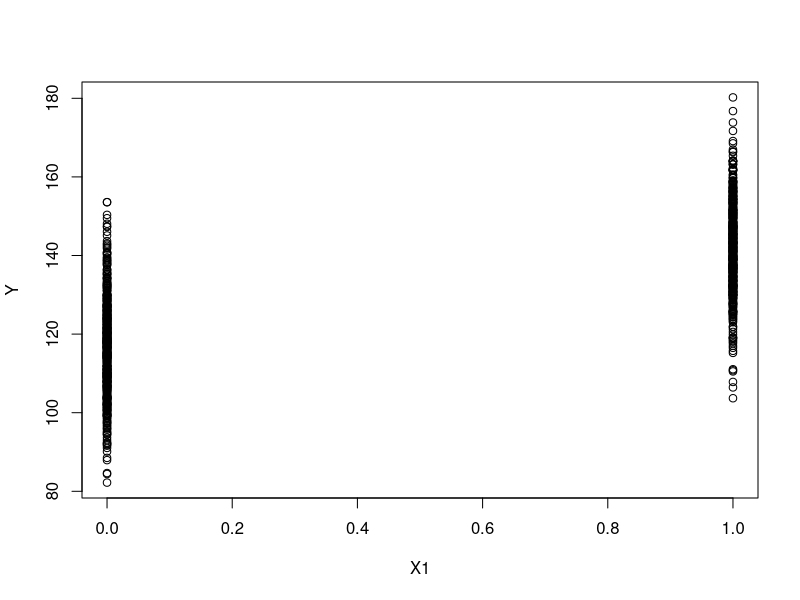
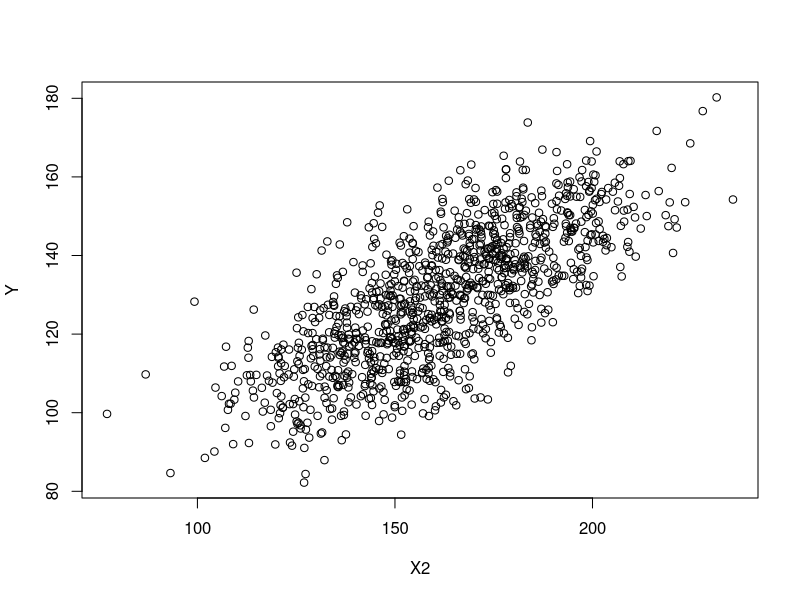

These figures' R source, in order: (Note: this script raises an error after producing the figures.)
# CS 571, Duke University, Fall 2013
# Matt Dickenson - mcd31
# Homework 3

setwd('~/github/cs571/homework/hw3')
lindata = read.table("HW3_linear_regression.txt", header=TRUE)
dim(lindata)
head(lindata)

logdata = read.table("HW3_logistic_regression.txt", header=TRUE)
dim(logdata)
head(logdata)

# Problem 1
# A 
X = as.matrix(lindata[1:1000 , 1:2])
X = cbind(1, X)
Y = as.matrix(lindata[1:1000 , 3])
X.prime.X = t(X) %*% X
X.prime.X.inverse = solve(X.prime.X)
X.prime.Y = t(X) %*% Y
beta.hat = X.prime.X.inverse %*% X.prime.Y
beta.hat #=> 69.942167, 15.119109, 0.321028

# B
linreg = function(X, Y){
	RSS = function(b, x, y){
		residuals = y - (x %*% b )
		sq.resid = residuals^2
		rss = sum(sq.resid)
		return(rss)
	}
	results = optim(rep(0, ncol(X)), RSS,
		hessian=TRUE, method="BFGS", x=X, y=Y)
	list(beta=results$par, 
		vcov=solve(results$hessian),
		converged=results$convergence==0)
}
model = linreg(X, Y)
model$beta #=> 69.942167, 15.119109, 0.321028

# C 
ridgereg = function(X, Y, sigma.sq=1, tau.sq=1){
	lambda = sigma.sq / tau.sq 
	D = ncol(X)
	lambda.id = lambda * diag(D)
	X.prime.X = t(X) %*% X
	lambda.X.prime.X.inverse = solve(lambda.id + X.prime.X)
	X.prime.Y = t(X) %*% Y
	beta.hat = lambda.X.prime.X.inverse %*% X.prime.Y
	return(beta.hat)
}
beta.ridge = ridgereg(X, Y)
beta.ridge #=> 65.9129285, 14.3521921, 0.3478858

# D 
# a
y.hat = X %*% beta.hat
RSSa = sum((Y - y.hat)^2)
RSSa #=> 98729.33
# b 
model.yhat = X %*% model$beta
RSSb = sum((Y - model.yhat)^2)
RSSb #=> 98729.33
# c
ridge.yhat = X %*% beta.ridge
RSSc = sum((Y - ridge.yhat)^2)
RSSc #=> 99005.91

# E
X.test = as.matrix(lindata[1001:1100 , 1:2])
X.test = cbind(1, X.test)
Y.test = as.matrix(lindata[1001:1100 , 3])
# a
y.hat = X.test %*% beta.hat
RSSa = sum((Y.test - y.hat)^2)
RSSa #=> 11573.24
# b 
model.yhat = X.test %*% model$beta
RSSb = sum((Y.test - model.yhat)^2)
RSSb #=> 11573.24
# c
ridge.yhat = X.test %*% beta.ridge
RSSc = sum((Y.test - ridge.yhat)^2)
RSSc #=> 11523.47

# F 
X.hypo = matrix(c(1,1,135), nrow=1)
est1 = X.hypo %*% beta.hat
est1
est2 = X.hypo %*% model$beta
est2
est3 = X.hypo %*% beta.ridge
est3

# G 
X1 = as.matrix(lindata[1:1100 , 1])
X2 = as.matrix(lindata[1:1100, 2])
Y = as.matrix(lindata[1:1100 , 3])
plot(X1, Y)
plot(X2, Y)






# Problem 2

# A 
X = as.matrix(logdata[1:1000 , 1:2])
Z = as.matrix(logdata[1:1000 , 3])

head(X)
X[1, ]

sigm = function(eta){
	out = exp(eta)/( exp(eta) + 1)
	return(out)
}


irls = function(X, Y, epsilon=1/1e6){
	D = ncol(X)
	N = nrow(X)
	w = matrix(0, nrow=D, ncol=D) # 2x2
	eta = matrix(NA, nrow=N, ncol=D)
	mu = matrix(NA, nrow=N, ncol=D)
	s = matrix(NA, nrow=N, ncol=D)
	z = matrix(NA, nrow=N, ncol=D)
	ybar = mean(Y)
	w0 = log(ybar/(1-ybar))
	converged = FALSE
	numiters = 0 
	while(!converged){
		for(i in 1:N){
			xi = matrix(X[i, ], ncol=D) # 1x2
			# print(xi)
			eta[i, ] = w0 + (xi %*% t(w))
			mu[i, ] = sigm(eta[i, ])
			s[i, ] = mu[i, ] * (1-mu[i, ])
			z[i, ] = eta[i, ] + ((Y[i, ] - mu[i, ])/s[i, ])
		}
		S = diag(s)
		w = solve(t(X) %*% S %*% X) %*% (t(X)%*%S%*%z)
		numiters = numiters + 1
		if(numiters %% 1000 == 0){
			print(numiters)
		}
		if(numiters > 1000){
			converged = TRUE  
		}
	}
	return(w)
}

irls(X, Z)